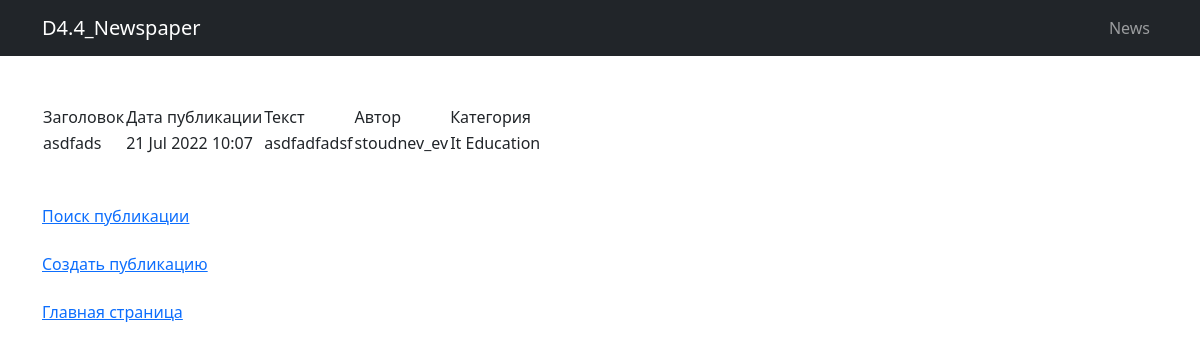
The page /news/133/ on the database its author committed.
### news/models.py (models this page shows, shortened)
class Post(models.Model):
    article = 'AR'
    newsItem = 'NI'
    PUBLICATION_TYPES = [
        (article, 'Статья'),
        (newsItem, 'Новость'),
    ]
    author = models.ForeignKey(Author, on_delete = models.CASCADE)
    publicationType = models.CharField(max_length = 2, choices = PUBLICATION_TYPES, default = article)
    publicationDate = models.DateTimeField(auto_now_add = True)
    publicationTitle = models.CharField(max_length = 255)
    publicationText = models.TextField()
    publicationRanking = models.IntegerField(default = 0)
    postCategory = models.ManyToManyField(Category, through = 'PostCategory')

class Author(models.Model):
    authorUser = models.OneToOneField(User, on_delete = models.CASCADE)
    authorRanking = models.IntegerField(default = 0)
    def __str__(self):
        return f'{self.authorUser.username}'

class PostCategory(models.Model):
    postCatPost = models.ForeignKey(Post, on_delete = models.CASCADE)
    postCatCategory = models.ForeignKey(Category, on_delete = models.CASCADE)

class Category(models.Model):
    catName = models.CharField(max_length = 255, unique = True)
    subscribers = models.ManyToManyField(User)
    def __str__(self):
        return f'{self.catName}'

### news/views.py (the view)
# urls.py: path('<int:pk>/', PostDetailView.as_view(), name='post_detail'),
class PostDetailView(DetailView):
    template_name = 'post_detail.html'
    queryset = Post.objects.all()
    success_url = '/news/'
    def get_context_data(self, **kwargs):
        context = super().get_context_data(**kwargs)
        context['post_categories'] = PostCategory.objects.all()
        return context

### news/templatetags/custom_filters.py (called while the page is built)
@register.filter(name='Censor')
def Censor(input_text):
    bad_words = ['практически', 'научились']
    if isinstance(input_text, str):
        a = input_text.split()
        for i in a:
            if i in bad_words:
                a.remove(i)
        return ' '.join(a)
    else:
        raise ValueError(f'{input_text} не является строкой или текстом')

### templates/post_detail.html (shortened to what this page needs)
{% extends 'default.html' %}
{% load custom_filters %}
{% block content %}
    <table>
        <tr>
            <td>
                Заголовок
            </td>
            <td>
                Дата публикации
            </td>
            <td>
                Текст
            </td>
            <td>
                Автор
            </td>
            <td>
                Категория
            </td>
        </tr>
        <tr>
            <td>
                {{ post.publicationTitle|Censor }}
            </td>
            <td>
                {{ post.publicationDate|date:'d M Y h:m' }}
            </td>
            <td>
                {{ post.publicationText|Censor }}
            </td>
            <td>
                {{ post.author }}
            </td>
            <td>
                {% for categ in post_categories %}
                    {% if categ.postCatPost_id == post.pk %}
                        {{ categ.postCatCategory }}
                    {% endif %}
                {% endfor %}
            </td>
        </tr>
    </table>
<br>
<br>
    <a href="{% url 'post_search' %}">Поиск публикации</a>
<br>
<br>
    <a href="{% url 'post_create' %}">Создать публикацию</a>
<br>
<br>
<a href="{% url 'main' %}">Главная страница</a>
{% endblock content %}

### rows shown on the page
Post: publicationTitle|Censor "asdfads", publicationDate "21 Jul 2022 10:07", publicationText|Censor "asdfadfadsf", author "stoudnev_ev"
PostCategory: postCatCategory "It"
PostCategory: postCatCategory "Education"
